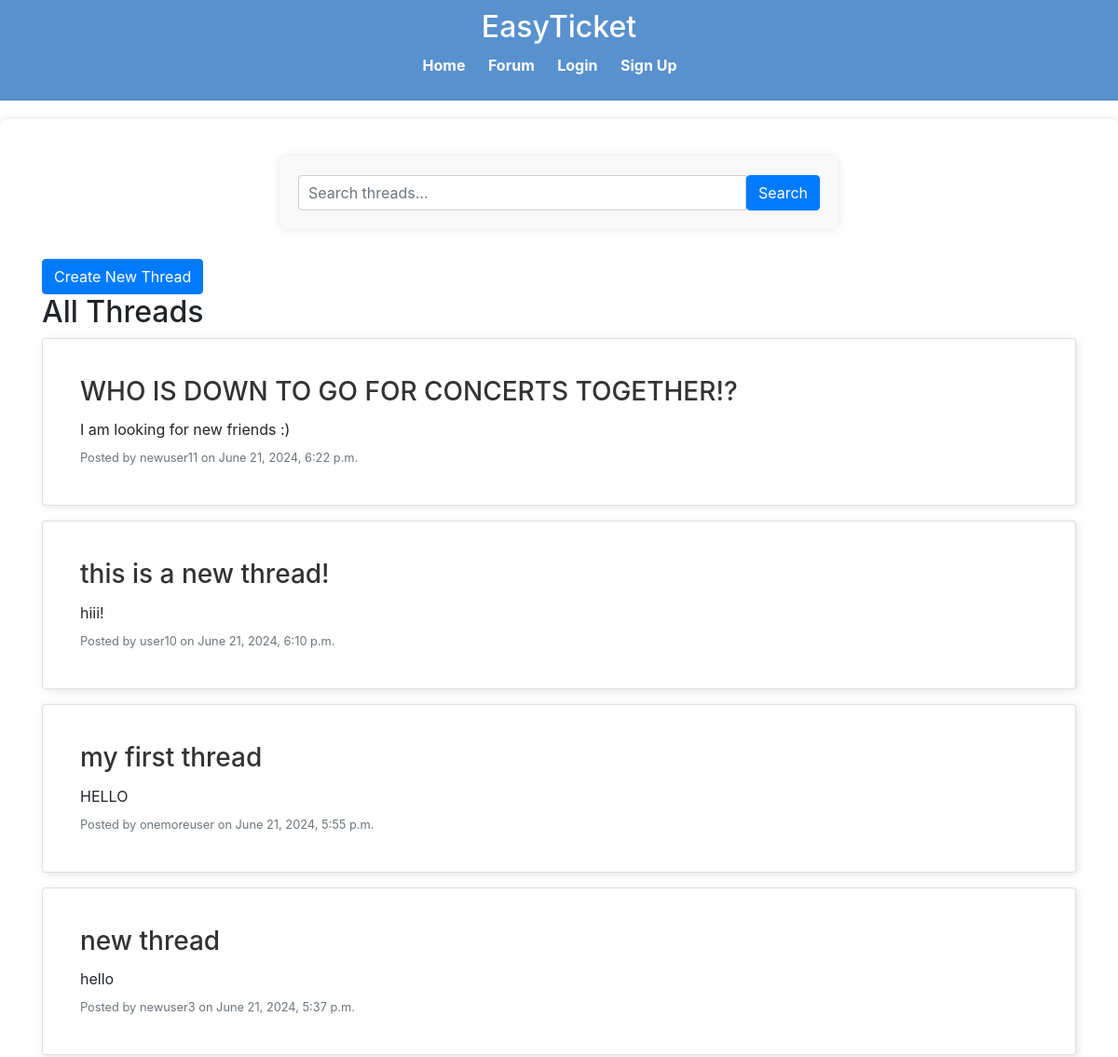
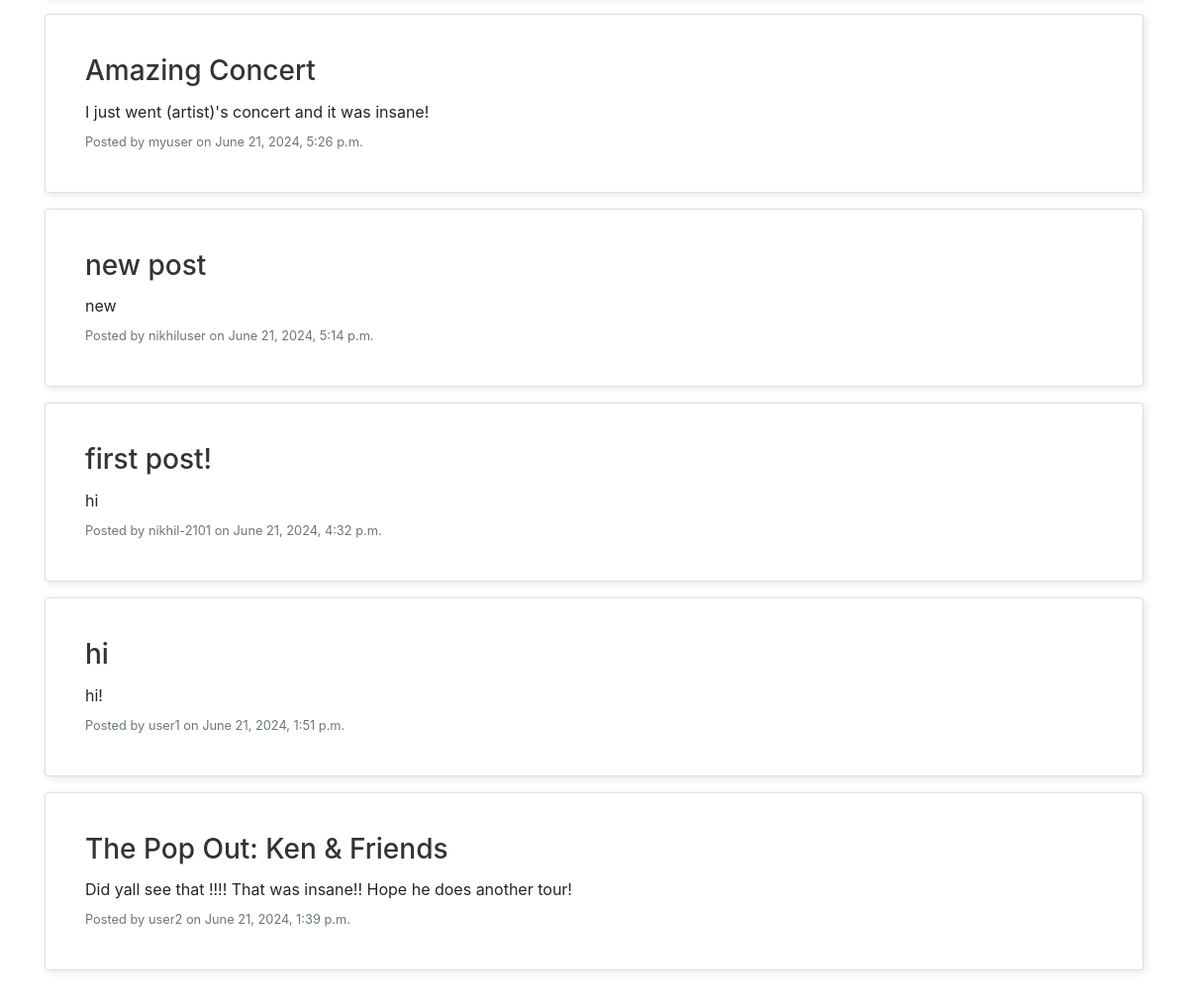
The app's page /forum/ with its own data (2 pictures, top to bottom).
### events/models.py (models this page shows, shortened)
class ForumThread(models.Model):
    title = models.CharField(max_length=255)
    content = models.TextField()
    author = models.ForeignKey(User, on_delete=models.CASCADE)
    created_at = models.DateTimeField(auto_now_add=True)

### events/views.py (the view)
# urls.py: path('forum/', views.forum, name='forum'),
def forum(request):
    query = request.GET.get('q', '')
    threads_with_keyword = []
    threads_with_keyword_in_replies = []
    if query:
        threads_with_keyword = ForumThread.objects.filter(
            Q(title__icontains=query) | Q(content__icontains=query)
        ).distinct().order_by('-created_at')
        threads_with_keyword_in_replies = ForumThread.objects.filter(
            replies__content__icontains=query
        ).exclude(
            Q(title__icontains=query) | Q(content__icontains=query)
        ).distinct().order_by('-created_at')
    else:
        threads_with_keyword = ForumThread.objects.all().order_by('-created_at')
    context = {
        'threads_with_keyword': threads_with_keyword,
        'threads_with_keyword_in_replies': threads_with_keyword_in_replies,
        'query': query,
    }
    return render(request, 'events/forum.html', context)

### events/templates/events/forum.html (shortened to what this page needs)
{% extends 'events/layout.html' %}
{% load static %}
{% block content %}
<div class="container">
    <div class="row mb-3">
        <div class="col-12">
            <form method="get" action="{% url 'forum' %}">
                <div class="input-group">
                    <input type="text" name="q" class="form-control" placeholder="Search threads..." value="{{ query }}">
                    <button class="btn btn-primary" type="submit">Search</button>
                </div>
            </form>
        </div>
    </div>
    <a href="{% url 'new_thread' %}" class="btn btn-primary mt-3">Create New Thread</a>
    {% if query %}
        <h2>Results for "{{ query }}"</h2>
        <h3>Threads with keyword in title or content:</h3>
        {% if threads_with_keyword %}
            <div class="row">
                {% for thread in threads_with_keyword %}
                    <div class="col-12">
                        <div class="card mb-3">
                            <div class="card-body">
                                <h3 class="card-title"><a href="{% url 'thread_detail' thread.id %}">{{ thread.title }}</a></h3>
                                <p class="card-text">{{ thread.content|truncatewords:30 }}</p>
                                <p class="card-text"><small class="text-muted">Posted by {{ thread.author.username }} on {{ thread.created_at }}</small></p>
                            </div>
                        </div>
                    </div>
                {% endfor %}
            </div>
        {% else %}
            <p>No threads found.</p>
        {% endif %}
        <h3>Threads with keyword in replies:</h3>
        {% if threads_with_keyword_in_replies %}
            <div class="row">
                {% for thread in threads_with_keyword_in_replies %}
                    <div class="col-12">
                        <div class="card mb-3">
                            <div class="card-body">
                                <h3 class="card-title"><a href="{% url 'thread_detail' thread.id %}">{{ thread.title }}</a></h3>
                                <p class="card-text">{{ thread.content|truncatewords:30 }}</p>
                                <p class="card-text"><small class="text-muted">Posted by {{ thread.author.username }} on {{ thread.created_at }}</small></p>
                            </div>
                        </div>
                    </div>
                {% endfor %}
            </div>
        {% else %}
            <p>No threads found.</p>
        {% endif %}
    {% else %}
        <h2>All Threads</h2>
        <div class="row">
            {% for thread in threads_with_keyword %}
                <div class="col-12">
                    <div class="card mb-3">
                        <div class="card-body">
                            <h3 class="card-title"><a href="{% url 'thread_detail' thread.id %}">{{ thread.title }}</a></h3>
                            <p class="card-text">{{ thread.content|truncatewords:30 }}</p>
                            <p class="card-text"><small class="text-muted">Posted by {{ thread.author.username }} on {{ thread.created_at }}</small></p>
                        </div>
                    </div>
                </div>
            {% endfor %}
        </div>
    {% endif %}
</div>
{% endblock %}

### events/static/events/css/style.css (style rules this page uses)
* { margin: 0; padding: 0; box-sizing: border-box; }
body { font-family: 'Arial', sans-serif; line-height: 1.6; background-color: #f0f0f0; color: #333; margin: 0; padding: 0; }
.container { max-width: 1200px; margin: 0 auto; padding: 20px; }
form { max-width: 600px; margin: 0 auto; background-color: #f9f9f9; padding: 20px; border-radius: 8px; box-shadow: 0 0 10px rgba(0,0,0,0.1); }
form input[type="text"], form input[type="email"], form textarea { width: 100%; padding: 10px; margin-bottom: 15px; border: 1px solid #ccc; border-radius: 4px; }
form button { background-color: #007bff; color: white; border: none; padding: 10px 20px; cursor: pointer; border-radius: 4px; transition: background-color 0.3s ease; }
.card-title a { color: #333; text-decoration: none; }
.card { border: 1px solid #ccc; padding: 20px; margin-bottom: 20px; border-radius: 8px; box-shadow: 2px 2px 8px rgba(0, 0, 0, 0.1); }
.card h3 { margin-top: 0; }
.card p { margin: 5px 0; }

### records on screen
ForumThread: title "WHO IS DOWN TO GO FOR CONCERTS TOGETHER!?", content "I am looking for new friends :)", author.username "newuser11", created_at "June 21, 2024, 6:22 p.m."
ForumThread: title "this is a new thread!", content "hiii!", author.username "user10", created_at "June 21, 2024, 6:10 p.m."
ForumThread: title "my first thread", content "HELLO", author.username "onemoreuser", created_at "June 21, 2024, 5:55 p.m."
ForumThread: title "new thread", content "hello", author.username "newuser3", created_at "June 21, 2024, 5:37 p.m."
ForumThread: title "Amazing Concert", content "I just went (artist)'s concert and it was insane!", author.username "myuser", created_at "June 21, 2024, 5:26 p.m."
ForumThread: title "new post", content "new", author.username "nikhiluser", created_at "June 21, 2024, 5:14 p.m."
ForumThread: title "first post!", content "hi", author.username "nikhil-2101", created_at "June 21, 2024, 4:32 p.m."
ForumThread: title "hi", content "hi!", author.username "user1", created_at "June 21, 2024, 1:51 p.m."
ForumThread: title "The Pop Out: Ken & Friends", content "Did yall see that !!!! That was insane!! Hope he does another tour!", author.username "user2", created_at "June 21, 2024, 1:39 p.m."
